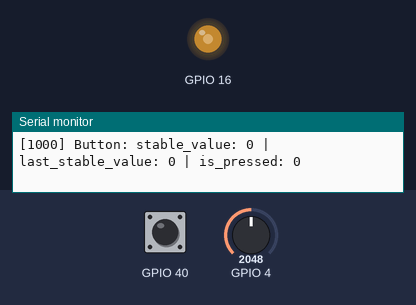
Recording of a program running on a simulated ESP32-S3. On the bench: output pins drawn as LEDs (lit = HIGH), the last lines printed to the serial monitor. The inputs (shaded band) are chosen by the test bench; at power-on: GPIO 40 HIGH, GPIO 4 = 2048 (analog values on the 0–4095 scale).

Above: at 1.2 s.
1.3 s: GPIO 40 pulled LOW for 0.15 s
At 2.7 s:
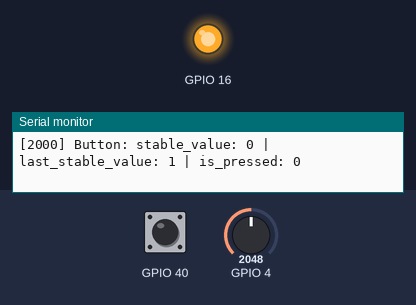
4.4 s: GPIO 4 set to 2866
At 7.1 s:
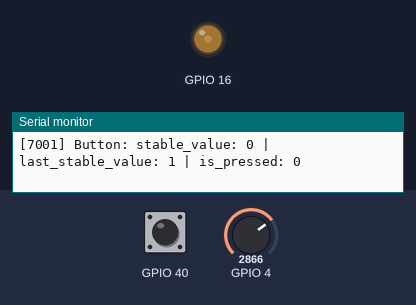
7.4 s: GPIO 4 set to 2047
At 8.6 s:
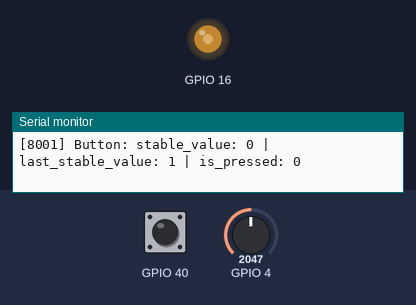
9.0 s: GPIO 4 set to 491
At 9.8 s:
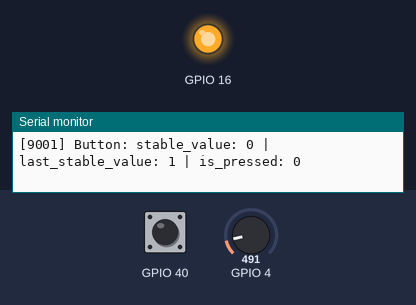
Timing chart, 0 to 11.6 s (numbered marks = the images above; inputs shaded):
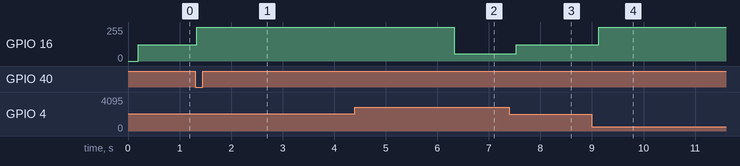

Measured:
- after the input at 1.3 s, GPIO 16: 123/255 → 255/255 at once
- after the input at 4.4 s, GPIO 16: 255/255 → 54/255 after 1.9 s
- after the input at 7.4 s, GPIO 16: 54/255 → 123/255 after 0.13 s
- after the input at 9.0 s, GPIO 16: 123/255 → 255/255 after 0.13 s

The program:

main.cpp
```cpp
#include <Arduino.h>

#include "HardwareSerial.h"
#include "utils.h"
#include "config.h"
#include "esp32-hal.h"

#include "light_sensor.h"
#include "led.h"
#include "button.h"

static LightSensor light_sensor{};
static Led led{};
static Button button{};

void setup() {
    Serial.begin(Config::BAUD_RATE);

    light_sensor.setup();
    led.setup();
    button.setup([]() {
        led.request_max_brightness();
    });
}

void loop() {
    g_time_now = millis();

    light_sensor.update();
    led.update(light_sensor.sampled_value);
    button.update();
}
```

button.h
```cpp
#pragma once

#include <cstdint>
#include <functional>

using ButtonCallback = std::function<void(void)>;

struct Button {
    uint8_t raw_value;
    uint8_t stable_value;
    bool is_pressed;

    void setup(ButtonCallback btn_callback);
    void update();
    void read();

private:
    uint32_t press_time;
    uint8_t last_stable_value;
    uint32_t raw_time;
    ButtonCallback callback;
};
```

led.h
```cpp
#pragma once

#include <cstdint>

struct Led {
    void setup();
    void update(const uint32_t brightness);
    void request_max_brightness();
    void set_brightness(const uint32_t value);

private:
    uint32_t brightness;
    uint32_t update_interval;
    uint32_t last_update_time;
    bool is_max_brightness_requested;

    uint16_t convert_input_brightness(const uint16_t brightness) const;
};
```

light_sensor.h
```cpp
#pragma once

#include "config.h"
#include <cstddef>
#include <cstdint>

struct LightSensor {
    uint16_t raw_value;
    uint16_t sampled_value;

    void setup();
    void update();

private:
    void sample();
    uint16_t samples[Config::LDR_SAMPLES];
    uint32_t samples_sum;
    size_t samples_write_index;
    size_t samples_count;
};
```

utils.h
```cpp
#pragma once

#include <cstdint>
#include "HardwareSerial.h"

extern uint32_t g_time_now;

#define INTERVAL_DEBUG(interval, fmt, ...)                  \
    do {                                                    \
        static uint32_t time_prev_print = 0U;               \
        if ((g_time_now - time_prev_print) >= interval) {   \
            Serial.printf("[%u] " fmt, g_time_now __VA_OPT__(,) __VA_ARGS__);   \
            time_prev_print = g_time_now;                   \
        }                                                   \
    } while (0)
```

button.cpp
```cpp
#include "button.h"

#include "esp32-hal-gpio.h"
#include "utils.h"
#include "config.h"

void Button::setup(ButtonCallback btn_callback) {
    raw_value = 0;
    stable_value = 0;
    is_pressed = false;

    press_time = 0;
    last_stable_value = 0;
    raw_time = 0;
    callback = btn_callback;

    pinMode(Config::GPIO_BUTTON, INPUT_PULLUP);
}

void Button::update() {
    read();

    INTERVAL_DEBUG(1000, "Button: stable_value: %u | last_stable_value: %u | is_pressed: %u\n",
                   stable_value, last_stable_value, is_pressed);

    if ((g_time_now - press_time) >= Config::BUTTON_UPDATE_INTERVAL_MS) {
        if (!is_pressed && stable_value && !last_stable_value) {
            is_pressed = true;
            press_time = g_time_now;
            if (callback) callback();
        }
    } else {
        is_pressed = false;
    }
}

void Button::read() {
    const uint8_t raw = (digitalRead(Config::GPIO_BUTTON) == LOW);

    if (raw != raw_value) {
        raw_value = raw;
        raw_time = g_time_now;
    }

    if ((stable_value != raw_value) &&
        (g_time_now - raw_time) >= Config::BUTTON_DEBOUNCE_DELAY_MS) {
        last_stable_value = stable_value;
        stable_value = raw_value;
    }
}
```

led.cpp
```cpp
#include "led.h"
#include "config.h"
#include "utils.h"
#include "Arduino.h"

#include <cstdint>
#include "esp32-hal-ledc.h"

void Led::setup() {
    brightness = 0;
    update_interval = Config::LED_PWM_UPDATE_INTERVAL_MS;
    last_update_time = 0;
    is_max_brightness_requested = false;

    ledcSetup(Config::LED_PWM_CHANNEL, Config::LED_PWM_FREQ, Config::LED_PWM_RESOLUTION_BIT);
    ledcAttachPin(Config::GPIO_LED, Config::LED_PWM_CHANNEL);
    set_brightness(0);
}

void Led::update(const uint32_t brightness) {
    INTERVAL_DEBUG(1000,
                   "Led: input: %u | "
                   "brightness: %u | "
                   "update_interval: %u | "
                   "is_max_brightness_requested: %u\n",
                   brightness, this->brightness, update_interval, is_max_brightness_requested);


    if (is_max_brightness_requested) {
        set_brightness(Config::LED_PWM_MAX_BRIGHTNESS);
    }

    if ((g_time_now - last_update_time) >= update_interval) {
        if (is_max_brightness_requested) {
            is_max_brightness_requested = false;
            update_interval = Config::LED_PWM_UPDATE_INTERVAL_MS;
        }

        set_brightness(convert_input_brightness(brightness));
        last_update_time = g_time_now;
    }
}

void Led::request_max_brightness() {
    INTERVAL_DEBUG(1000, "Led: requested max brightness\n");
    is_max_brightness_requested = true;
    last_update_time = g_time_now;
    update_interval = Config::LED_MAX_BRIGHTNESS_HOLD_MS;
}

void Led::set_brightness(const uint32_t value) {
    if (value == brightness) {
        return;
    }
    brightness = value;
    ledcWrite(Config::LED_PWM_CHANNEL, brightness);
}

uint16_t Led::convert_input_brightness(const uint16_t input_brightness) const {
    uint16_t brightness = 0;

    if (input_brightness <= Config::LED_PWM_MIN_THRESHOLD) {
        brightness = Config::LED_PWM_MAX_BRIGHTNESS;
    } else if (input_brightness >= Config::LED_PWM_MAX_THRESHOLD) {
        brightness = Config::LED_PWM_MIN_BRIGHTNESS;
    } else {
        brightness = constrain(
            map(
                input_brightness,
                Config::LED_PWM_MIN_THRESHOLD,
                Config::LED_PWM_MAX_THRESHOLD,
                Config::LED_PWM_MAX_BRIGHTNESS,
                Config::LED_PWM_MIN_BRIGHTNESS),
            Config::LED_PWM_MIN_BRIGHTNESS,
            Config::LED_PWM_MAX_BRIGHTNESS);
    }

    return brightness;
}
```

light_sensor.cpp
```cpp
#include "light_sensor.h"
#include "config.h"
#include "esp32-hal-adc.h"

#include <cstdint>

void LightSensor::setup() {
    raw_value = 0;
    sampled_value = 0;

    for (auto& sample : samples) {
        sample = 0;
    }
    samples_sum = 0;
    samples_write_index = 0;
    samples_count = 0;

    analogReadResolution(Config::LDR_READ_RESOLUTION);
    // TODO: if pin is configurable,
    //       then adc should be matched or wrong one will be used
    analogSetPinAttenuation(Config::GPIO_LDR, ADC_11db);
}

void LightSensor::update() {
    raw_value = static_cast<uint16_t>(analogRead(Config::GPIO_LDR));
    sample();
}

void LightSensor::sample() {
    if (samples_count == Config::LDR_SAMPLES) {
        samples_sum -= samples[samples_write_index];
    } else {
        ++samples_count;
    }

    samples[samples_write_index] = raw_value;
    samples_sum += raw_value;
    samples_write_index = (samples_write_index + 1) % Config::LDR_SAMPLES;
    sampled_value = static_cast<uint16_t>(samples_sum / samples_count);
}
```

utils.cpp
```cpp
#include "utils.h"

uint32_t g_time_now = 0U;
```

config.h
```cpp
#pragma once

#include <cstdint>

namespace Config {
constexpr uint32_t BAUD_RATE = 115200;

constexpr uint8_t GPIO_LDR = 4;
constexpr uint16_t LDR_SAMPLES = 8;
constexpr uint8_t LDR_READ_RESOLUTION = 12;

constexpr uint8_t GPIO_LED = 16;
constexpr uint8_t LED_PWM_CHANNEL = 0;
constexpr uint32_t LED_PWM_FREQ = 5000;
constexpr uint32_t LED_PWM_RESOLUTION_BIT = 12;
constexpr uint32_t LED_PWM_UPDATE_INTERVAL_MS = 200;
constexpr uint32_t LED_MAX_BRIGHTNESS_HOLD_MS = 5000;

constexpr uint32_t LED_PWM_MIN_THRESHOLD = 500;
constexpr uint32_t LED_PWM_MAX_THRESHOLD = 3500;
constexpr uint32_t LED_PWM_MIN_BRIGHTNESS = 0;
constexpr uint32_t LED_PWM_MAX_BRIGHTNESS = 4090;

constexpr uint8_t GPIO_BUTTON = 40;
constexpr uint32_t BUTTON_DEBOUNCE_DELAY_MS = 30;
constexpr uint32_t BUTTON_UPDATE_INTERVAL_MS = 500;
} ;
```
